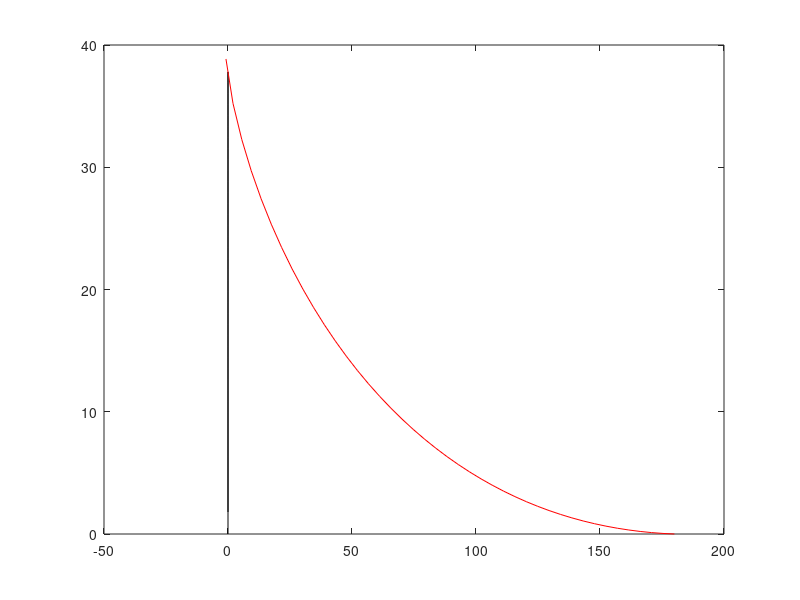

This figure's MATLAB source:
dt=0.01;
n=42;
d=180;
u=90;
v=460;
T=d*v/(v*v-u*u);
x1=zeros(n,1);y1=zeros(n,1);
x2=zeros(n,1);y2=zeros(n,1);
x1(1)=0;y1(1)=0;
x2(1)=d;y2(1)=0;
for j=1:n-1
    x1(j)=0;
    y1(j)=(j+1)*dt*u;
    ct=(x1(j)-x2(j))/sqrt((x1(j)-x2(j))^2+(y1(j)-y2(j))^2);
    st=(y1(j)-y2(j))/sqrt((x1(j)-x2(j))^2+(y1(j)-y2(j))^2);
    x2(j+1)=x2(j)+v*dt*ct;
    y2(j+1)=y2(j)+v*dt*st;
end
plot(x1,y1,'-k',x2,y2,'-r');